Frame 1 (no input): blank canvas, image omitted
Frame 60 (the mouse pressed at the canvas centre just before this capture): blank canvas, image omitted
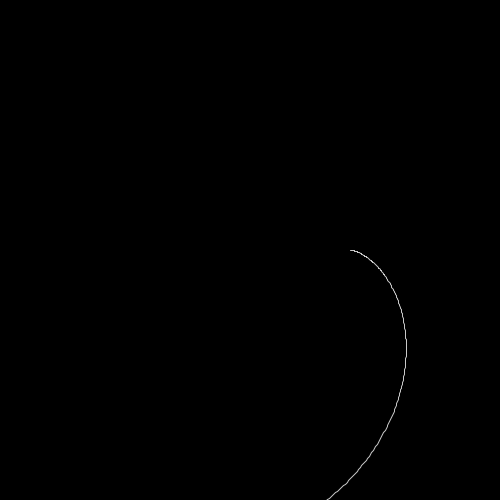
Frame 120 (the mouse held since frame 60 and released just before this capture)

The Processing sketch whose frames 1 and 60 were blank and that drew this single picture after the mouse press (run headless with seeded random() and noise(); from frame 60 on, the mouse is pressed at the canvas centre):

// Processing sketch: parametricCurves
// ── parametricCurves.pde
void setup() {
  size(500,500);
}

float stepSize;
float e = 2.71828; 

void draw() {
  background(0);
  //stepSize = float(mouseY)/height + 0.01;
  stepSize = PI/256;
  translate(width/2,height/2);
  //scale(200);
  scale(20);
  //scale(50);
  stroke(200);
  noFill();
  strokeWeight(1.0/20);
  float m = float(mouseX)/width * 50;
  float q = float(mouseY)/height * 50;

  /*
  fx/fy - Teardrop curve 
  lx/ly - Lissajous curve
  hx/hy - Hypotrochoid
  bx/by - Butterfly curve
  */

  beginShape();
  //for(float t=0; t<map(mouseX, 0,width, 1,50)*PI; t+=stepSize) {
  for(float t=0; t<6*PI; t+=stepSize) {
    //vertex(fx(t,m),fy(t,m));
    //vertex(lx(t,5.0*mouseX/width),ly(t,5.0*mouseY/height));
    //vertex(bx(t),by(t));
    vertex(hx(t,5,q,m), hy(t,5,q,m));
  }
  endShape();
  //endShape();
}

float fx(float t, float m) {
  return cos(t);
}
float fy(float t, float m) {
  return sin(t)*pow(sin(0.5*t),m);
}

float lx(float t, float k) {
  return cos(k*t);
}
float ly(float t, float k) {
  return sin(k*t);
}

float bx(float t) {
  return sin(t) * (pow(e,cos(t)) - 2*cos(4*t) + pow(sin(t/12),5));
}
float by(float t) {
  return cos(t) * (pow(e,cos(t)) - 2*cos(4*t) + pow(sin(t/12),5));
}

float hx(float t, float R, float r, float d) {
  return (R-r)*cos(t) + d*cos(t*(R-r)/r); 
}
float hy(float t, float R, float r, float d) {
  return (R-r)*sin(t) - d*sin(t*(R-r)/r);
}
